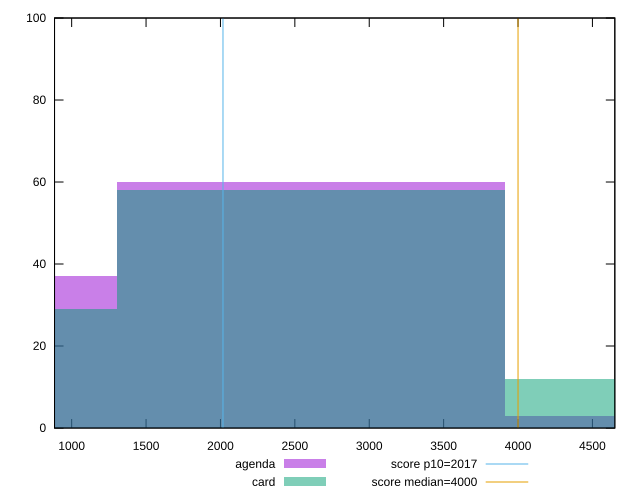

Source code (gnuplot):
reset

$agenda <<EOF
2606.423622132668 60
0 37
5212.847244265336 3
EOF

$card <<EOF
2606.423622132668 58
0 29
5212.847244265336 12
EOF

set key outside below
set boxwidth 2606.423622132668
set xrange [884.8759999999999:4650.531999999999]
set yrange [0:100]
set trange [0:100]
set style fill transparent solid 0.5 noborder

set parametric
set terminal svg size 640, 500 enhanced background rgb 'white'
set output "reports/report_00027_2021-02-24T12-40-31.850Z/mainthread-work-breakdown/comparison/histogram/1_vs_2.svg"

plot $agenda title "agenda" with boxes, \
     $card title "card" with boxes, \
     2017,t title "score p10=2017", \
     4000,t title "score median=4000"

reset
